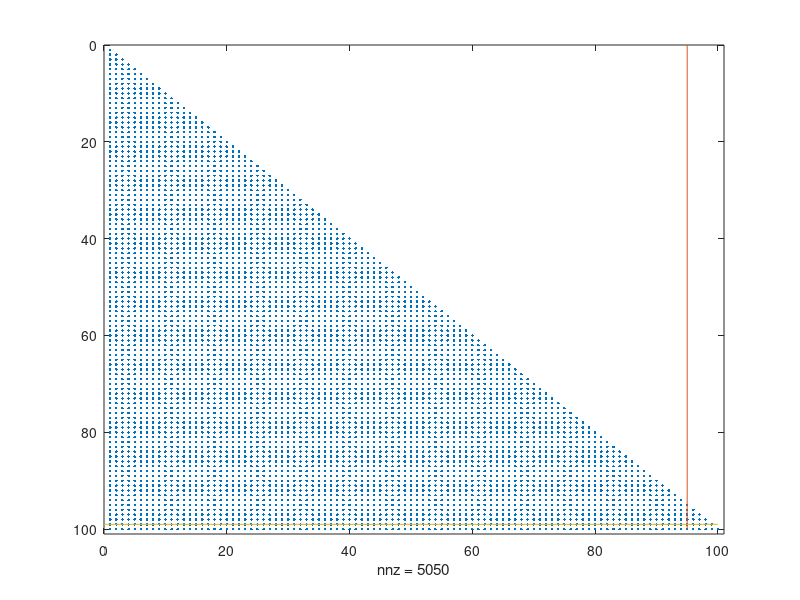
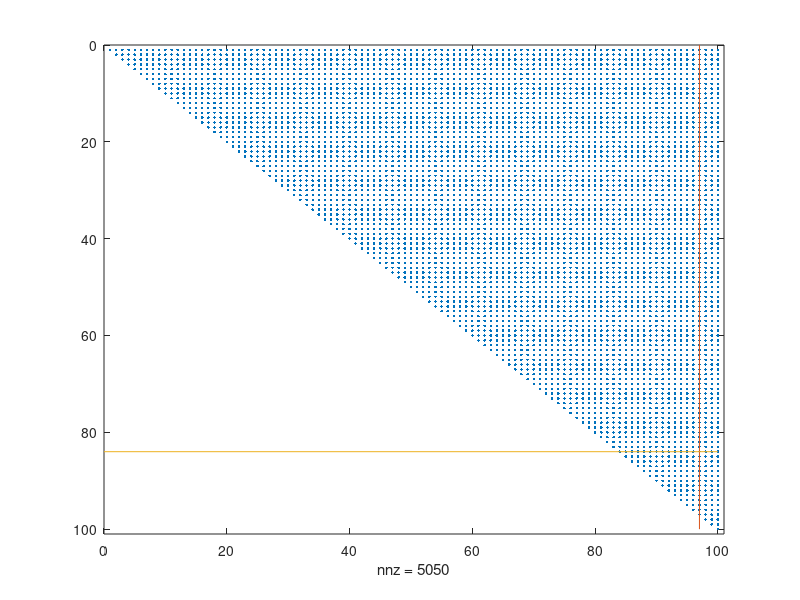

Recreate these plots in MATLAB, in order.
% Author: Luciano de Oliveira Daniel
% https://sites.google.com/site/professorlucianodaniel

load('calc_lu_01.mat')
load('calc_lu_02.mat')
load('calc_lu_03.mat')
load('calc_lu_04.mat')
%A = [7 3 -1 2; 3 8 1 -4; -1 1 4 -1; 2 -4 -1 6];
tic
[L_M,U_M,P_M] = lu(A_P);
toc
%
difL=L_M-L_P;
[max_L,I]=max(abs(difL(:)));
[I_row_L, I_col_L] = ind2sub(size(difL),I);
erroL=(max_L/abs(L_M(I_row_L, I_col_L)))*100
%
difU=U_M-U_P;
[max_U,I]=max(abs(difU(:)));
[I_row_U, I_col_U] = ind2sub(size(difU),I);
erroU=(max_U/abs(U_M(I_row_U, I_col_U)))*100
%
figure(1)
spy(L_M)
hold on
plot([I_col_L I_col_L],[0 100])
plot([0 100],[I_row_L I_row_L])
%
figure(2)
spy(U_M)
hold on
plot([I_col_U I_col_U],[0 100])
plot([0 100],[I_row_U I_row_U])
%